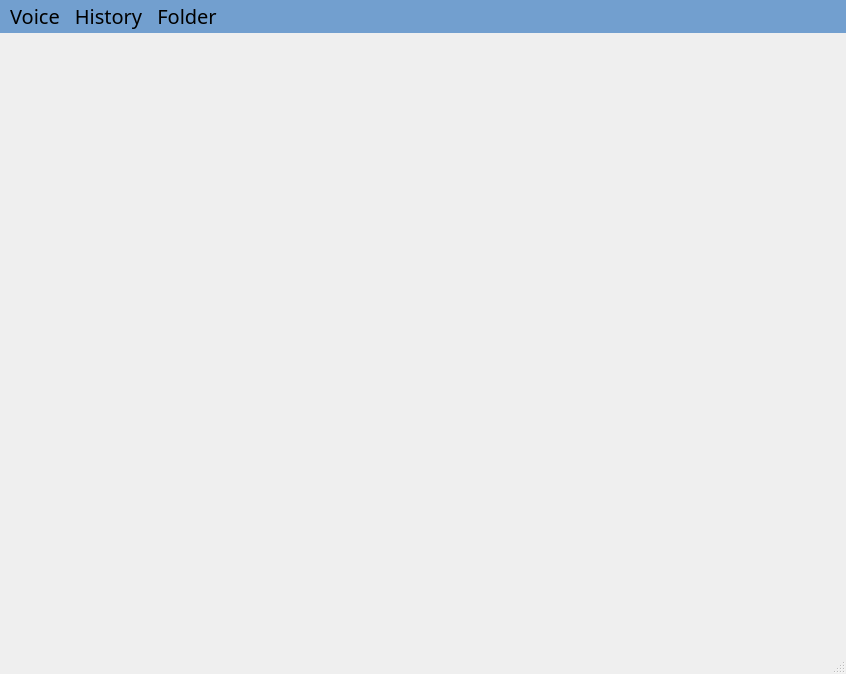
<?xml version="1.0" encoding="UTF-8"?>
<ui version="4.0">
 <class>MainWindow</class>
 <widget class="QMainWindow" name="MainWindow">
  <property name="geometry">
   <rect>
    <x>0</x>
    <y>0</y>
    <width>846</width>
    <height>674</height>
   </rect>
  </property>
  <property name="font">
   <font>
    <family>Ubuntu Condensed</family>
    <pointsize>15</pointsize>
    <weight>75</weight>
    <bold>true</bold>
   </font>
  </property>
  <property name="windowTitle">
   <string>SmartEye Software</string>
  </property>
  <property name="unifiedTitleAndToolBarOnMac">
   <bool>false</bool>
  </property>
  <widget class="QWidget" name="centralwidget"/>
  <widget class="QMenuBar" name="menubar">
   <property name="geometry">
    <rect>
     <x>0</x>
     <y>0</y>
     <width>846</width>
     <height>46</height>
    </rect>
   </property>
   <property name="font">
    <font>
     <family>Tibetan Machine Uni</family>
     <pointsize>15</pointsize>
     <weight>9</weight>
     <italic>false</italic>
     <bold>false</bold>
    </font>
   </property>
   <property name="styleSheet">
    <string notr="true">background-color: rgb(114, 159, 207);
font: 75 15pt &quot;Tibetan Machine Uni&quot;;</string>
   </property>
   <widget class="QMenu" name="menuSession">
    <property name="font">
     <font>
      <family>Tibetan Machine Uni</family>
      <pointsize>15</pointsize>
      <weight>9</weight>
      <italic>false</italic>
      <bold>false</bold>
     </font>
    </property>
    
   </widget>

   <widget class="QMenu" name="menuVoice">
    <property name="font">
     <font>
      <family>Tibetan Machine Uni</family>
      <pointsize>15</pointsize>
      <weight>9</weight>
      <italic>false</italic>
      <bold>false</bold>
     </font>
    </property>
    <property name="title">
     <string>Voice</string>
    </property>
    <addaction name="voiceMenu"/>
   </widget>
   
   <addaction name="menuVoice"/>

   <widget class="QMenu" name="menuHistory">
    <property name="font">
     <font>
      <family>Tibetan Machine Uni</family>
      <pointsize>15</pointsize>
      <weight>9</weight>
      <italic>false</italic>
      <bold>false</bold>
     </font>
    </property>
    <property name="title">
     <string>History</string>
    </property>
    <addaction name="actionShow_History"/>
   </widget>
   
   <addaction name="menuHistory"/>

   <widget class="QMenu" name="menuFile">
    <property name="font">
     <font>
      <family>Tibetan Machine Uni</family>
      <pointsize>15</pointsize>
      <weight>9</weight>
      <italic>false</italic>
      <bold>false</bold>
     </font>
    </property>
    <property name="title">
     <string>Folder</string>
    </property>
    <addaction name="actionFile"/>
   </widget>
   
   <addaction name="menuFile"/>
  
   
  </widget>
  <widget class="QStatusBar" name="statusbar"/>
  
  <action name="voiceMenu">
   <property name="text">
    <string>Voice Recognition</string>
   </property>
  </action>
  <action name="actionShow_History">
   <property name="text">
    <string>Show History</string>
   </property>
  </action>
  <action name="actionFile">
   <property name="text">
    <string>Folder Change</string>
   </property>
  </action>
  
 </widget>
 <resources/>
 <connections/>
</ui>
